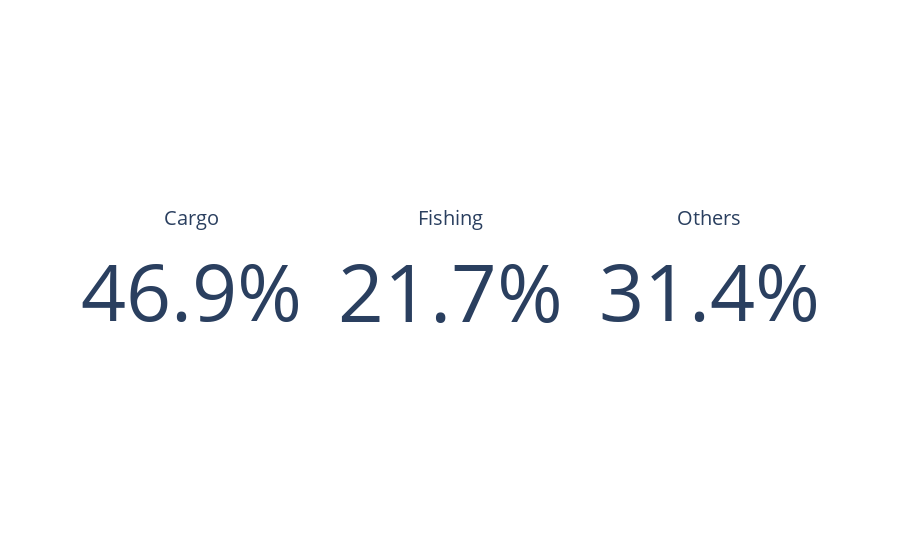

Notebook code for this chart:
### Code cell
import plotly.graph_objects as go

fig2 = go.Figure()

fig2.add_trace(go.Indicator(
    mode = "number",
    value = Cargo, 
    title = {"text": "Cargo"}, #<br><span style='font-size:0.8em;color:gray'> </span>
    number = {"suffix": "%"},
    domain = {'y': [0, 1], 'x': [0, 0.3]}))
    
fig2.add_trace(go.Indicator(
    mode = "number",
    value = Fishing,
    title = {"text": "Fishing"},
    number = {"suffix": "%"},
    domain = {'y': [0, 1], 'x': [0.3, 0.7]}))

fig2.add_trace(go.Indicator(
    mode = "number",
    value = Others,
    title = {"text": "Others"},
    number = {"suffix": "%"},
    domain = {'y': [0, 1], 'x': [0.7, 1]}))

fig2.show()

### Figure 1 — Plotly figure (JSON) as saved in the notebook; plotly's stock layout.template omitted (floating-point values rounded to 4 significant figures)
{"data": [{"domain": {"x": [0, 0.3], "y": [0, 1]}, "mode": "number", "number": {"suffix": "%"}, "title": {"text": "Cargo"}, "type": "indicator", "value": 46.9}, {"domain": {"x": [0.3, 0.7], "y": [0, 1]}, "mode": "number", "number": {"suffix": "%"}, "title": {"text": "Fishing"}, "type": "indicator", "value": 21.7}, {"domain": {"x": [0.7, 1], "y": [0, 1]}, "mode": "number", "number": {"suffix": "%"}, "title": {"text": "Others"}, "type": "indicator", "value": 31.4}], "layout": {}}
